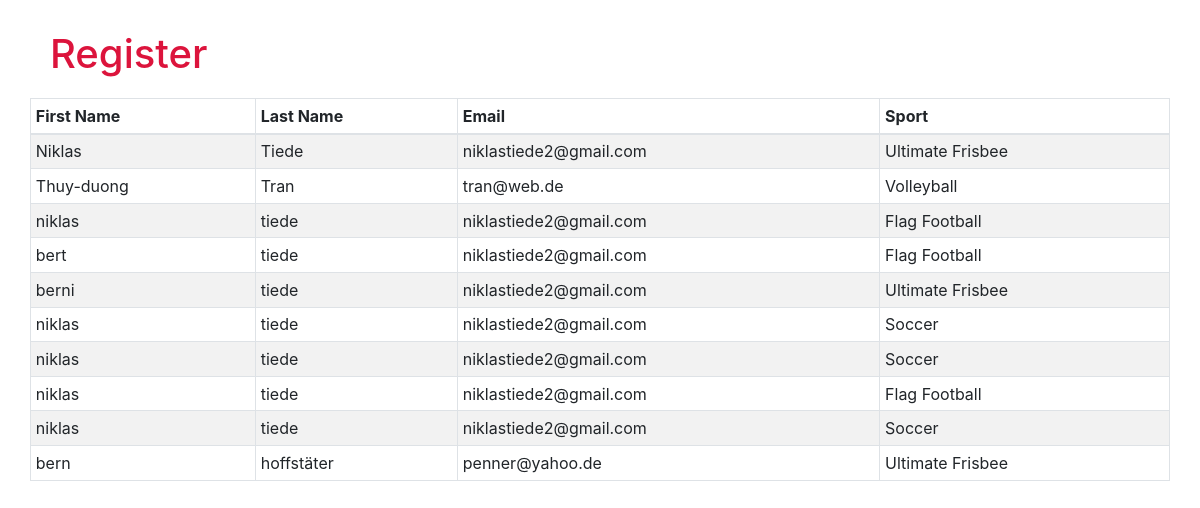
Screenshot of /registrants with the database file from the repository.
### application.py (models this page shows, shortened)
class Registrant(db.Model):
    id = db.Column(db.Integer(), primary_key=True)
    email = db.Column(db.String(150), unique=False, nullable=False)
    first_name = db.Column(db.String(100), unique=False, nullable=False)
    last_name = db.Column(db.String(100), unique=False, nullable=False)
    sports = db.Column(db.String(500), unique=False, nullable=False)

### application.py (the view)
@app.route('/registrants')
def registrants():
    registrants_lst = Registrant.query.all()
    return render_template("registrants.html", registrants=registrants_lst)  # a dict

### templates/registrants.html
{% extends "layout.html" %}
{% block body %}
    <div class="reglist">
    <h1>Register</h1>
    <table class="table table-striped table-bordered table-hover table-sm">
        <thead>
            <tr>
                <th scope="col">First Name</th>
                <th scope="col">Last Name</th>
                <th scope="col">Email</th>
                <th scope="col">Sport</th>
            </tr>
        </thead>
        <tbody>
            {% for registrant in registrants %}
            <tr>
                <td>{{ registrant.first_name }}</td>
                <td>{{ registrant.last_name }}</td>
                <td>{{ registrant.email }}</td>
                <td>{{ registrant.sports }}</td>
            </tr>
        {% endfor %}
        </tbody>
    </table>
    </div>
{% endblock %}

### templates/layout.html (shortened to what this page needs)
<!doctype html>
<html lang="en">
    <head>
        <link rel="stylesheet" href="https://stackpath.bootstrapcdn.com/bootstrap/4.4.1/css/bootstrap.min.css">
        <link rel= "stylesheet" type= "text/css" href= "{{ url_for('static',filename='styles/main.css') }}">
    </head>
    <body>
        {% block body %}{% endblock %}
    </body>
</html>

### static/styles/main.css (style rules this page uses)
h1 { margin: 20px; color: crimson; }
.reglist { margin: 30px; }

### rows the page displays
Registrant: first_name "Niklas", last_name "Tiede", email "niklastiede2@gmail.com", sports "Ultimate Frisbee"
Registrant: first_name "Thuy-duong", last_name "Tran", email "tran@web.de", sports "Volleyball"
Registrant: first_name "niklas", last_name "tiede", email "niklastiede2@gmail.com", sports "Flag Football"
Registrant: first_name "bert", last_name "tiede", email "niklastiede2@gmail.com", sports "Flag Football"
Registrant: first_name "berni", last_name "tiede", email "niklastiede2@gmail.com", sports "Ultimate Frisbee"
Registrant: first_name "niklas", last_name "tiede", email "niklastiede2@gmail.com", sports "Soccer"
Registrant: first_name "niklas", last_name "tiede", email "niklastiede2@gmail.com", sports "Soccer"
Registrant: first_name "niklas", last_name "tiede", email "niklastiede2@gmail.com", sports "Flag Football"
Registrant: first_name "niklas", last_name "tiede", email "niklastiede2@gmail.com", sports "Soccer"
Registrant: first_name "bern", last_name "hoffstäter", email "penner@yahoo.de", sports "Ultimate Frisbee"
